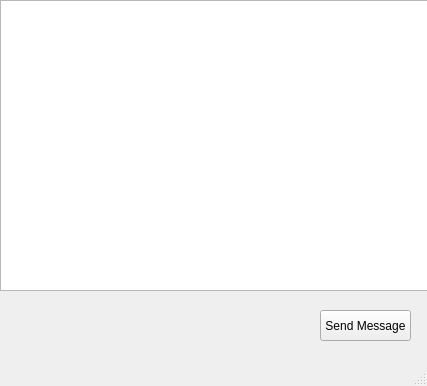
<?xml version="1.0" encoding="UTF-8"?>
<ui version="4.0">
 <class>MainWindow</class>
 <widget class="QMainWindow" name="MainWindow">
  <property name="geometry">
   <rect>
    <x>0</x>
    <y>0</y>
    <width>427</width>
    <height>386</height>
   </rect>
  </property>
  <property name="windowTitle">
   <string>MainWindow</string>
  </property>
  <widget class="QWidget" name="centralwidget">
   <widget class="QPushButton" name="sendButton">
    <property name="geometry">
     <rect>
      <x>320</x>
      <y>310</y>
      <width>91</width>
      <height>31</height>
     </rect>
    </property>
    <property name="text">
     <string>Send Message</string>
    </property>
   </widget>
   <widget class="QTextEdit" name="logTextEdit">
    <property name="geometry">
     <rect>
      <x>0</x>
      <y>0</y>
      <width>431</width>
      <height>291</height>
     </rect>
    </property>
   </widget>
  </widget>
  <widget class="QStatusBar" name="statusbar"/>
 </widget>
 <resources/>
 <connections/>
</ui>
